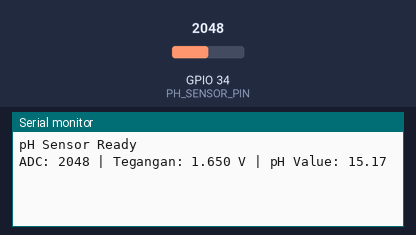
A sketch run on a simulated ESP32. On the bench: the last lines printed to the serial monitor. The test bench sets the inputs (shaded band); at power-on: GPIO 34 (PH_SENSOR_PIN) = 2048.

Above: at 3.2 s.
3.3 s: GPIO 34 (PH_SENSOR_PIN) set to 2866
At 4.5 s:
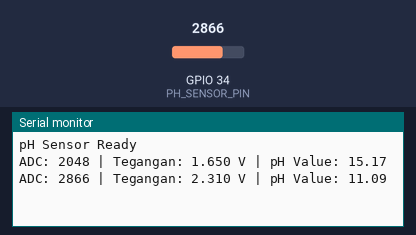
4.8 s: GPIO 34 (PH_SENSOR_PIN) set to 3603
At 5.8 s:
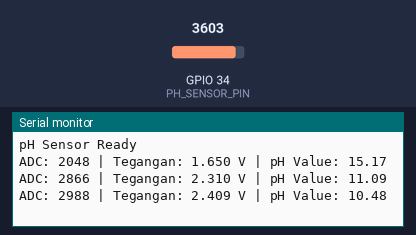
Timing chart, 0 to 7.8 s (numbered marks = the images above; inputs shaded):
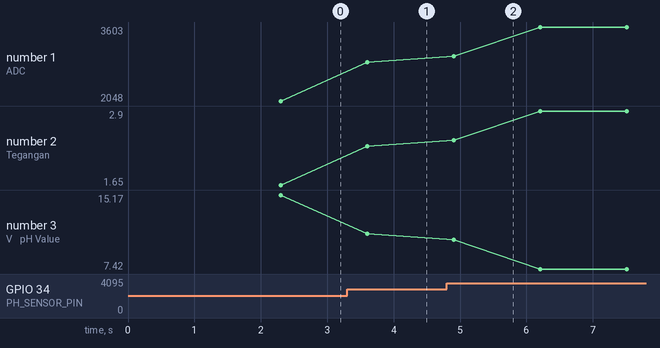

Measured:
- after the input at 3.3 s, the serial monitor: prints a new line after 0.30 s (image 1)
- after the input at 4.8 s, the serial monitor: prints a new line after 0.10 s (image 2)
- plotted number 1: 2048 → 2866 after the input at 3.3 s, 2866 → 3603 after the input at 4.8 s
- plotted number 2: 1.65 → 2.31 after the input at 3.3 s, 2.31 → 2.9 after the input at 4.8 s
- plotted number 3: 15.17 → 11.09 after the input at 3.3 s, 11.09 → 7.42 after the input at 4.8 s

The sketch:

tes_ph.ino
```cpp
#include <Wire.h>

#define PH_SENSOR_PIN 34   // GPIO34 untuk sensor pH
int buffer_arr[10], temp;
unsigned long int avgval;
float ph_act;

void setup() {
  Wire.begin();
  Serial.begin(115200);   // Baudrate umum ESP32

  Serial.println("pH Sensor Ready");
  delay(2000);
}

void loop() {
  // Ambil 10 sample pembacaan analog
  for (int i = 0; i < 10; i++) {
    buffer_arr[i] = analogRead(PH_SENSOR_PIN);
    delay(30);
  }

  // Urutkan data (bubble sort)
  for (int i = 0; i < 9; i++) {
    for (int j = i + 1; j < 10; j++) {
      if (buffer_arr[i] > buffer_arr[j]) {
        temp = buffer_arr[i];
        buffer_arr[i] = buffer_arr[j];
        buffer_arr[j] = temp;
      }
    }
  }

  // Ambil nilai tengah dari pembacaan untuk menghindari noise ekstrem
  avgval = 0;
  for (int i = 2; i < 8; i++) {
    avgval += buffer_arr[i];
  }

  // Konversi nilai ADC ke tegangan (volt)
  float volt = (float)avgval * 3.3 / 4095.0 / 6.0;

  // Hitung nilai pH berdasarkan hasil kalibrasi regresi linier
  ph_act = -6.19 * volt + 25.39;

  // Tampilkan data
  Serial.print("ADC: "); Serial.print(avgval / 6);
  Serial.print(" | Tegangan: "); Serial.print(volt, 3); Serial.print(" V");
  Serial.print(" | pH Value: "); Serial.println(ph_act, 2);

  delay(1000);
}
```
